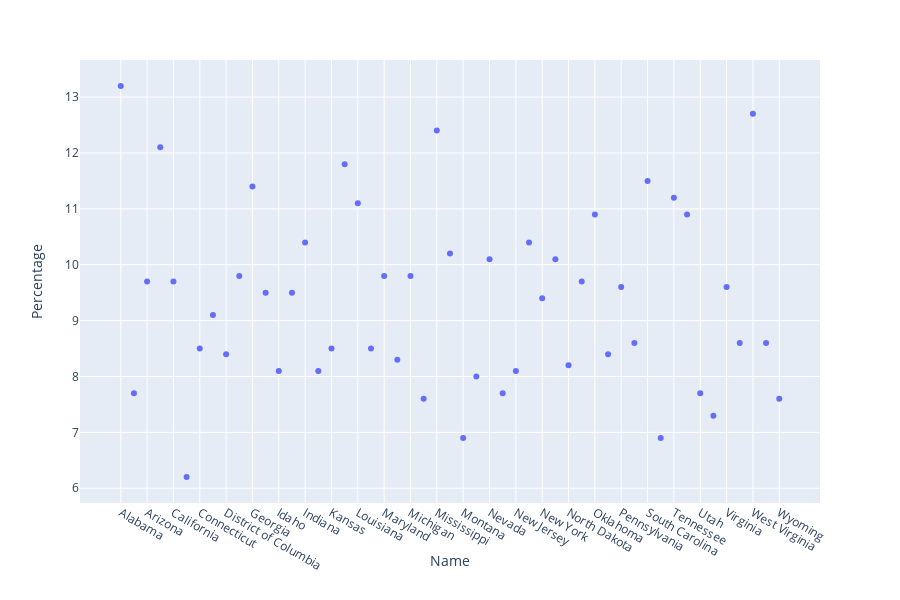

The notebook cell this image was saved under:
### Code cell
#Scatterplot for Diabetes in US in 2016
px.scatter(alld, x="Name", y="Percentage")

### Figure 1 — Plotly figure (JSON) as saved in the notebook; plotly's stock layout.template omitted (floating-point values rounded to 4 significant figures)
{"data": [{"hovertemplate": "Name=%{x}<br>Percentage=%{y}<extra></extra>", "legendgroup": "", "marker": {"color": "#636efa", "symbol": "circle"}, "mode": "markers", "name": " ", "showlegend": false, "type": "scatter", "uid": "6889d238-74b8-4556-83d6-bc7ecd31b45f", "x": ["Alabama", "Alaska", "Arizona", "Arkansas", "California", "Colorado", "Connecticut", "Delaware", "District of Columbia", "Florida", "Georgia", "Hawaii", "Idaho", "Illinois", "Indiana", "Iowa", "Kansas", "Kentucky", "Louisiana", "Maine", "Maryland", "Massachusetts", "Michigan", "Minnesota", "Mississippi", "Missouri", "Montana", "Nebraska", "Nevada", "New Hampshire", "New Jersey", "New Mexico", "New York", "North Carolina", "North Dakota", "Ohio", "Oklahoma", "Oregon", "Pennsylvania", "Rhode Island", "South Carolina", "South Dakota", "Tennessee", "Texas", "Utah", "Vermont", "Virginia", "Washington", "West Virginia", "Wisconsin", "Wyoming"], "xaxis": "x", "y": [13.2, 7.7, 9.7, 12.1, 9.7, 6.2, 8.5, 9.1, 8.4, 9.8, 11.4, 9.5, 8.1, 9.5, 10.4, 8.1, 8.5, 11.8, 11.1, 8.5, 9.8, 8.3, 9.8, 7.6, 12.4, 10.2, 6.9, 8, 10.1, 7.7, 8.1, 10.4, 9.4, 10.1, 8.2, 9.7, 10.9, 8.4, 9.6, 8.6, 11.5, 6.9, 11.2, 10.9, 7.7, 7.3, 9.6, 8.6, 12.7, 8.6, 7.6], "yaxis": "y"}], "layout": {"grid": {"xaxes": ["x"], "xgap": 0.1, "xside": "bottom", "yaxes": ["y"], "ygap": 0.1, "yside": "left"}, "height": 600, "legend": {"tracegroupgap": 0}, "margin": {"t": 60}, "xaxis": {"title": {"text": "Name"}}, "yaxis": {"title": {"text": "Percentage"}}}}
